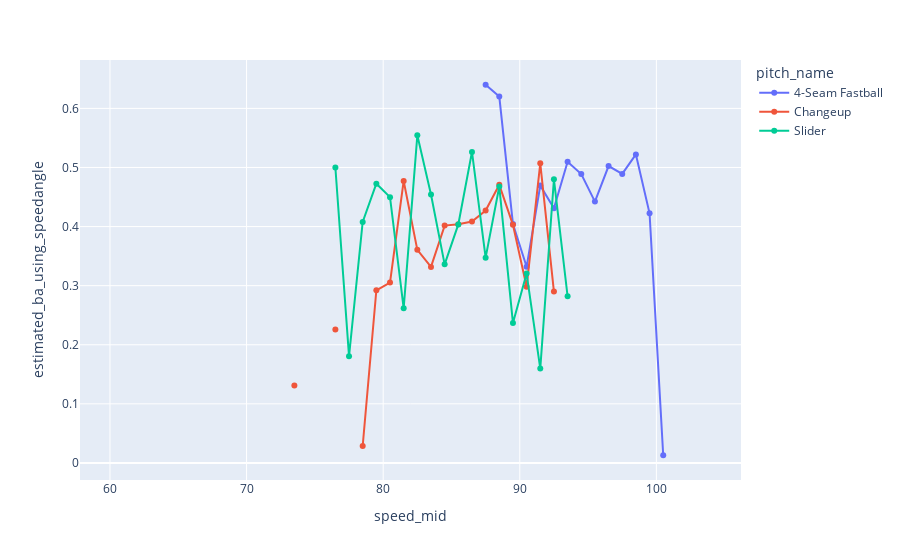

Notebook code for this chart:
### Code cell
df_subset = df_judge[df_judge["pitch_name"].isin(["4-Seam Fastball", "Slider", "Changeup"])]
df_subset["speed_bin"] = pd.cut(df_subset["release_speed"], bins=range(60, 105, 1))


df_grouped = (
    df_subset.groupby(["speed_bin", "pitch_name"], as_index=False)
    ["estimated_ba_using_speedangle"].mean()
)

df_grouped["speed_mid"] = df_grouped["speed_bin"].apply(lambda x: x.mid)

px.line(
    df_grouped,
    x="speed_mid",
    y="estimated_ba_using_speedangle",
    color="pitch_name",
    markers=True
)

### Figure 1 — Plotly figure (JSON) as saved in the notebook; plotly's stock layout.template omitted (floating-point values rounded to 4 significant figures)
{"data": [{"hovertemplate": "pitch_name=4-Seam Fastball<br>speed_mid=%{x}<br>estimated_ba_using_speedangle=%{y}<extra></extra>", "legendgroup": "4-Seam Fastball", "line": {"color": "#636efa", "dash": "solid"}, "marker": {"symbol": "circle"}, "mode": "lines+markers", "name": "4-Seam Fastball", "orientation": "v", "showlegend": true, "type": "scatter", "x": [60.5, 61.5, 62.5, 63.5, 64.5, 65.5, 66.5, 67.5, 68.5, 69.5, 70.5, 71.5, 72.5, 73.5, 74.5, 75.5, 76.5, 77.5, 78.5, 79.5, 80.5, 81.5, 82.5, 83.5, 84.5, 85.5, 86.5, 87.5, 88.5, 89.5, 90.5, 91.5, 92.5, 93.5, 94.5, 95.5, 96.5, 97.5, 98.5, 99.5, 100.5, 101.5, 102.5, 103.5], "xaxis": "x", "y": [NaN, NaN, NaN, NaN, NaN, NaN, NaN, NaN, NaN, NaN, NaN, NaN, NaN, NaN, NaN, NaN, NaN, NaN, NaN, NaN, NaN, NaN, NaN, NaN, NaN, NaN, NaN, 0.64, 0.62, 0.4044, 0.3319, 0.4693, 0.431, 0.5096, 0.489, 0.4422, 0.5024, 0.4891, 0.5221, 0.4224, 0.013, NaN, NaN, NaN], "yaxis": "y"}, {"hovertemplate": "pitch_name=Changeup<br>speed_mid=%{x}<br>estimated_ba_using_speedangle=%{y}<extra></extra>", "legendgroup": "Changeup", "line": {"color": "#EF553B", "dash": "solid"}, "marker": {"symbol": "circle"}, "mode": "lines+markers", "name": "Changeup", "orientation": "v", "showlegend": true, "type": "scatter", "x": [60.5, 61.5, 62.5, 63.5, 64.5, 65.5, 66.5, 67.5, 68.5, 69.5, 70.5, 71.5, 72.5, 73.5, 74.5, 75.5, 76.5, 77.5, 78.5, 79.5, 80.5, 81.5, 82.5, 83.5, 84.5, 85.5, 86.5, 87.5, 88.5, 89.5, 90.5, 91.5, 92.5, 93.5, 94.5, 95.5, 96.5, 97.5, 98.5, 99.5, 100.5, 101.5, 102.5, 103.5], "xaxis": "x", "y": [NaN, NaN, NaN, NaN, NaN, NaN, NaN, NaN, NaN, NaN, NaN, NaN, NaN, 0.131, NaN, NaN, 0.226, NaN, 0.02867, 0.2922, 0.3053, 0.4772, 0.3606, 0.3318, 0.4016, 0.4041, 0.4086, 0.4271, 0.4706, 0.4029, 0.298, 0.507, 0.29, NaN, NaN, NaN, NaN, NaN, NaN, NaN, NaN, NaN, NaN, NaN], "yaxis": "y"}, {"hovertemplate": "pitch_name=Slider<br>speed_mid=%{x}<br>estimated_ba_using_speedangle=%{y}<extra></extra>", "legendgroup": "Slider", "line": {"color": "#00cc96", "dash": "solid"}, "marker": {"symbol": "circle"}, "mode": "lines+markers", "name": "Slider", "orientation": "v", "showlegend": true, "type": "scatter", "x": [60.5, 61.5, 62.5, 63.5, 64.5, 65.5, 66.5, 67.5, 68.5, 69.5, 70.5, 71.5, 72.5, 73.5, 74.5, 75.5, 76.5, 77.5, 78.5, 79.5, 80.5, 81.5, 82.5, 83.5, 84.5, 85.5, 86.5, 87.5, 88.5, 89.5, 90.5, 91.5, 92.5, 93.5, 94.5, 95.5, 96.5, 97.5, 98.5, 99.5, 100.5, 101.5, 102.5, 103.5], "xaxis": "x", "y": [NaN, NaN, NaN, NaN, NaN, NaN, NaN, NaN, NaN, NaN, NaN, NaN, NaN, NaN, NaN, NaN, 0.5, 0.1803, 0.4078, 0.4726, 0.4498, 0.2617, 0.5544, 0.4543, 0.3361, 0.4036, 0.5263, 0.3474, 0.4677, 0.2367, 0.3204, 0.1596, 0.48, 0.282, NaN, NaN, NaN, NaN, NaN, NaN, NaN, NaN, NaN, NaN], "yaxis": "y"}], "layout": {"legend": {"title": {"text": "pitch_name"}, "tracegroupgap": 0}, "margin": {"t": 60}, "xaxis": {"anchor": "y", "domain": [0, 1], "title": {"text": "speed_mid"}}, "yaxis": {"anchor": "x", "domain": [0, 1], "title": {"text": "estimated_ba_using_speedangle"}}}}
